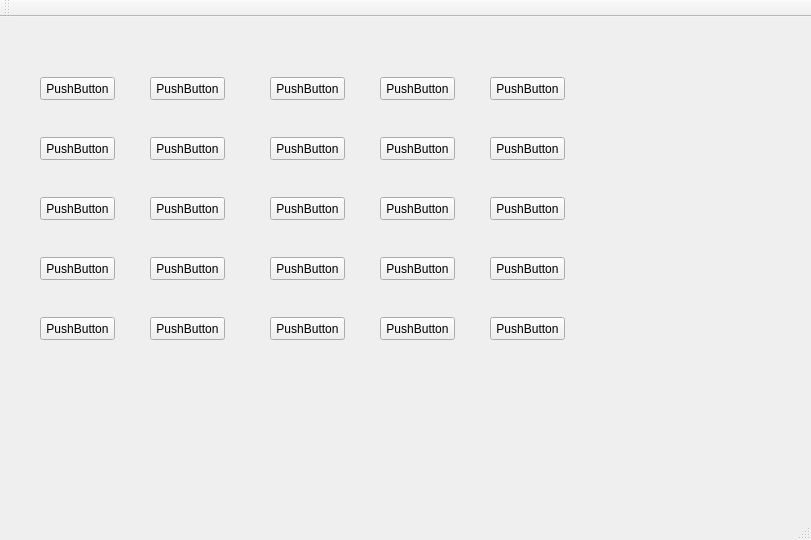
<?xml version="1.0" encoding="UTF-8"?>
<ui version="4.0">
 <class>QMainWindow</class>
 <widget class="QMainWindow" name="QMainWindow">
  <property name="geometry">
   <rect>
    <x>0</x>
    <y>0</y>
    <width>811</width>
    <height>540</height>
   </rect>
  </property>
  <property name="windowTitle">
   <string>QMainWindow</string>
  </property>
  <widget class="QWidget" name="centralWidget">
   <widget class="QPushButton" name="pushButton">
    <property name="geometry">
     <rect>
      <x>40</x>
      <y>60</y>
      <width>75</width>
      <height>23</height>
     </rect>
    </property>
    <property name="text">
     <string>PushButton</string>
    </property>
   </widget>
   <widget class="QPushButton" name="pushButton_2">
    <property name="geometry">
     <rect>
      <x>150</x>
      <y>60</y>
      <width>75</width>
      <height>23</height>
     </rect>
    </property>
    <property name="text">
     <string>PushButton</string>
    </property>
   </widget>
   <widget class="QPushButton" name="pushButton_3">
    <property name="geometry">
     <rect>
      <x>270</x>
      <y>60</y>
      <width>75</width>
      <height>23</height>
     </rect>
    </property>
    <property name="text">
     <string>PushButton</string>
    </property>
   </widget>
   <widget class="QPushButton" name="pushButton_4">
    <property name="geometry">
     <rect>
      <x>380</x>
      <y>60</y>
      <width>75</width>
      <height>23</height>
     </rect>
    </property>
    <property name="text">
     <string>PushButton</string>
    </property>
   </widget>
   <widget class="QPushButton" name="pushButton_5">
    <property name="geometry">
     <rect>
      <x>490</x>
      <y>60</y>
      <width>75</width>
      <height>23</height>
     </rect>
    </property>
    <property name="text">
     <string>PushButton</string>
    </property>
   </widget>
   <widget class="QPushButton" name="pushButton_6">
    <property name="geometry">
     <rect>
      <x>40</x>
      <y>120</y>
      <width>75</width>
      <height>23</height>
     </rect>
    </property>
    <property name="text">
     <string>PushButton</string>
    </property>
   </widget>
   <widget class="QPushButton" name="pushButton_7">
    <property name="geometry">
     <rect>
      <x>150</x>
      <y>120</y>
      <width>75</width>
      <height>23</height>
     </rect>
    </property>
    <property name="text">
     <string>PushButton</string>
    </property>
   </widget>
   <widget class="QPushButton" name="pushButton_8">
    <property name="geometry">
     <rect>
      <x>270</x>
      <y>120</y>
      <width>75</width>
      <height>23</height>
     </rect>
    </property>
    <property name="text">
     <string>PushButton</string>
    </property>
   </widget>
   <widget class="QPushButton" name="pushButton_9">
    <property name="geometry">
     <rect>
      <x>380</x>
      <y>120</y>
      <width>75</width>
      <height>23</height>
     </rect>
    </property>
    <property name="text">
     <string>PushButton</string>
    </property>
   </widget>
   <widget class="QPushButton" name="pushButton_10">
    <property name="geometry">
     <rect>
      <x>490</x>
      <y>120</y>
      <width>75</width>
      <height>23</height>
     </rect>
    </property>
    <property name="text">
     <string>PushButton</string>
    </property>
   </widget>
   <widget class="QPushButton" name="pushButton_11">
    <property name="geometry">
     <rect>
      <x>40</x>
      <y>180</y>
      <width>75</width>
      <height>23</height>
     </rect>
    </property>
    <property name="text">
     <string>PushButton</string>
    </property>
   </widget>
   <widget class="QPushButton" name="pushButton_12">
    <property name="geometry">
     <rect>
      <x>40</x>
      <y>240</y>
      <width>75</width>
      <height>23</height>
     </rect>
    </property>
    <property name="text">
     <string>PushButton</string>
    </property>
   </widget>
   <widget class="QPushButton" name="pushButton_13">
    <property name="geometry">
     <rect>
      <x>40</x>
      <y>300</y>
      <width>75</width>
      <height>23</height>
     </rect>
    </property>
    <property name="text">
     <string>PushButton</string>
    </property>
   </widget>
   <widget class="QPushButton" name="pushButton_14">
    <property name="geometry">
     <rect>
      <x>150</x>
      <y>180</y>
      <width>75</width>
      <height>23</height>
     </rect>
    </property>
    <property name="text">
     <string>PushButton</string>
    </property>
   </widget>
   <widget class="QPushButton" name="pushButton_15">
    <property name="geometry">
     <rect>
      <x>150</x>
      <y>240</y>
      <width>75</width>
      <height>23</height>
     </rect>
    </property>
    <property name="text">
     <string>PushButton</string>
    </property>
   </widget>
   <widget class="QPushButton" name="pushButton_16">
    <property name="geometry">
     <rect>
      <x>150</x>
      <y>300</y>
      <width>75</width>
      <height>23</height>
     </rect>
    </property>
    <property name="text">
     <string>PushButton</string>
    </property>
   </widget>
   <widget class="QPushButton" name="pushButton_17">
    <property name="geometry">
     <rect>
      <x>270</x>
      <y>180</y>
      <width>75</width>
      <height>23</height>
     </rect>
    </property>
    <property name="text">
     <string>PushButton</string>
    </property>
   </widget>
   <widget class="QPushButton" name="pushButton_18">
    <property name="geometry">
     <rect>
      <x>270</x>
      <y>240</y>
      <width>75</width>
      <height>23</height>
     </rect>
    </property>
    <property name="text">
     <string>PushButton</string>
    </property>
   </widget>
   <widget class="QPushButton" name="pushButton_19">
    <property name="geometry">
     <rect>
      <x>270</x>
      <y>300</y>
      <width>75</width>
      <height>23</height>
     </rect>
    </property>
    <property name="text">
     <string>PushButton</string>
    </property>
   </widget>
   <widget class="QPushButton" name="pushButton_20">
    <property name="geometry">
     <rect>
      <x>380</x>
      <y>180</y>
      <width>75</width>
      <height>23</height>
     </rect>
    </property>
    <property name="text">
     <string>PushButton</string>
    </property>
   </widget>
   <widget class="QPushButton" name="pushButton_21">
    <property name="geometry">
     <rect>
      <x>490</x>
      <y>180</y>
      <width>75</width>
      <height>23</height>
     </rect>
    </property>
    <property name="text">
     <string>PushButton</string>
    </property>
   </widget>
   <widget class="QPushButton" name="pushButton_22">
    <property name="geometry">
     <rect>
      <x>380</x>
      <y>240</y>
      <width>75</width>
      <height>23</height>
     </rect>
    </property>
    <property name="text">
     <string>PushButton</string>
    </property>
   </widget>
   <widget class="QPushButton" name="pushButton_23">
    <property name="geometry">
     <rect>
      <x>490</x>
      <y>240</y>
      <width>75</width>
      <height>23</height>
     </rect>
    </property>
    <property name="text">
     <string>PushButton</string>
    </property>
   </widget>
   <widget class="QPushButton" name="pushButton_24">
    <property name="geometry">
     <rect>
      <x>380</x>
      <y>300</y>
      <width>75</width>
      <height>23</height>
     </rect>
    </property>
    <property name="text">
     <string>PushButton</string>
    </property>
   </widget>
   <widget class="QPushButton" name="pushButton_25">
    <property name="geometry">
     <rect>
      <x>490</x>
      <y>300</y>
      <width>75</width>
      <height>23</height>
     </rect>
    </property>
    <property name="text">
     <string>PushButton</string>
    </property>
   </widget>
  </widget>
  <widget class="QMenuBar" name="menuBar">
   <property name="geometry">
    <rect>
     <x>0</x>
     <y>0</y>
     <width>811</width>
     <height>21</height>
    </rect>
   </property>
  </widget>
  <widget class="QToolBar" name="mainToolBar">
   <attribute name="toolBarArea">
    <enum>TopToolBarArea</enum>
   </attribute>
   <attribute name="toolBarBreak">
    <bool>false</bool>
   </attribute>
  </widget>
  <widget class="QStatusBar" name="statusBar"/>
 </widget>
 <layoutdefault spacing="6" margin="11"/>
 <resources/>
 <connections/>
</ui>
